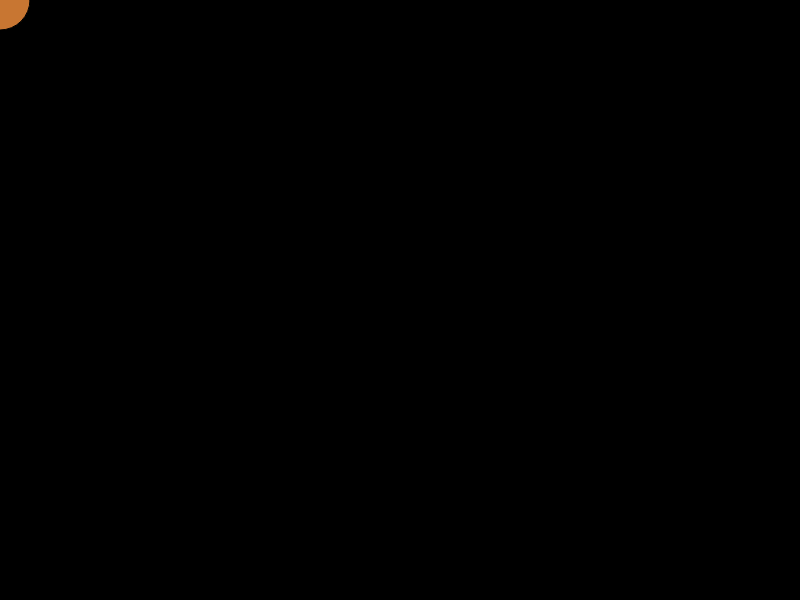
Frame 1 (no input)
Frame 60 (no input): identical to frame 1, image omitted
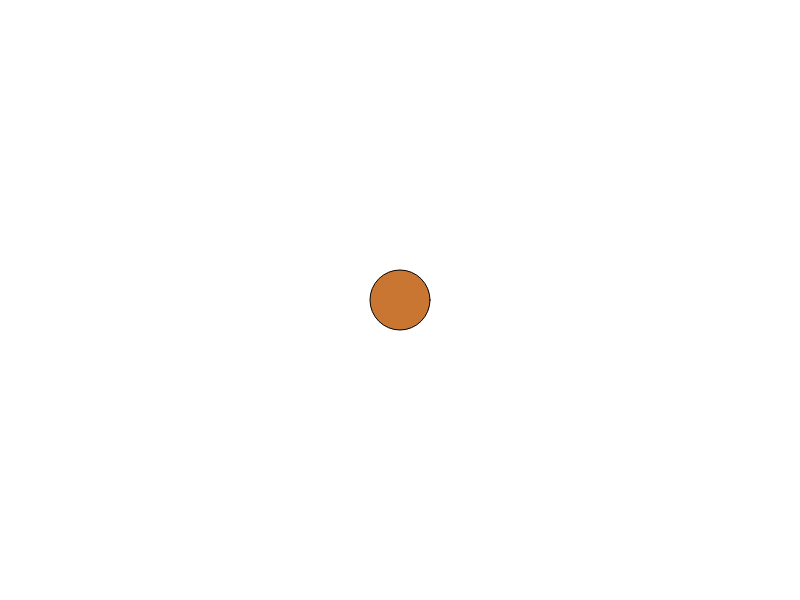
Frame 120 (the mouse pressed at the canvas centre since frame 60)

The p5.js sketch that drew these frames (run headless with seeded random() and noise() and a simulated clock; from frame 60 on, the mouse is pressed at the canvas centre):

// p5.js sketch
// ── sketch.js
var col = 0;

function setup() {
	createCanvas(800, 600);
}


function draw() {
	background(col);
	col = mouseX;
	fill(200, 118, 50);
	ellipse(mouseX, mouseY, 60,60);
}
// ── style4.css
.botao{
	display: inline-block;
	  height: 38px;
	  padding: 0 30px;
	  color: #555;
	  text-align: center;
	  font-size: 11px;
	  font-weight: 600;
	  line-height: 38px;
	  letter-spacing: .1rem;
	  text-transform: uppercase;
	  text-decoration: none;
	  white-space: nowrap;
	  background-color: transparent;
	  border-radius: 4px;
	  border: 1px solid #bbb;
	  cursor: pointer;
	  box-sizing: border-box; 
}

.botao:hover{
	background-color: white;
	color: black;
	
}


}
